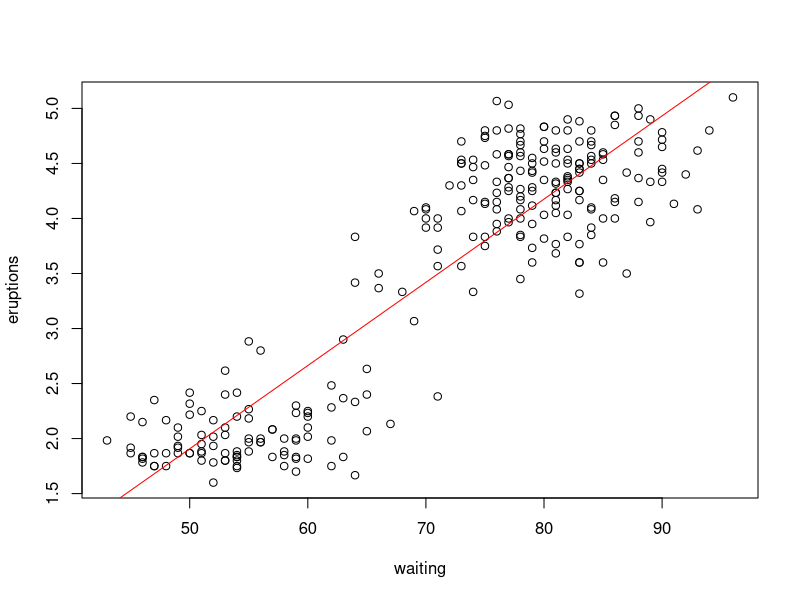
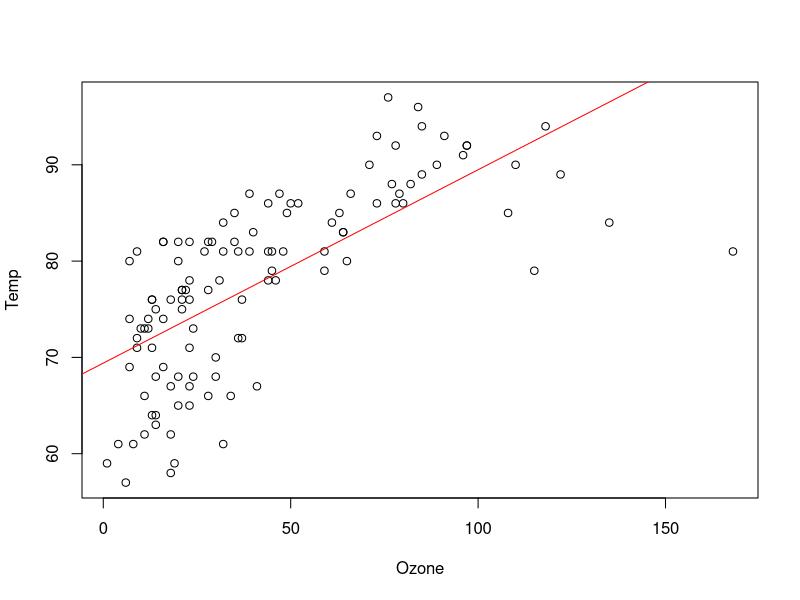
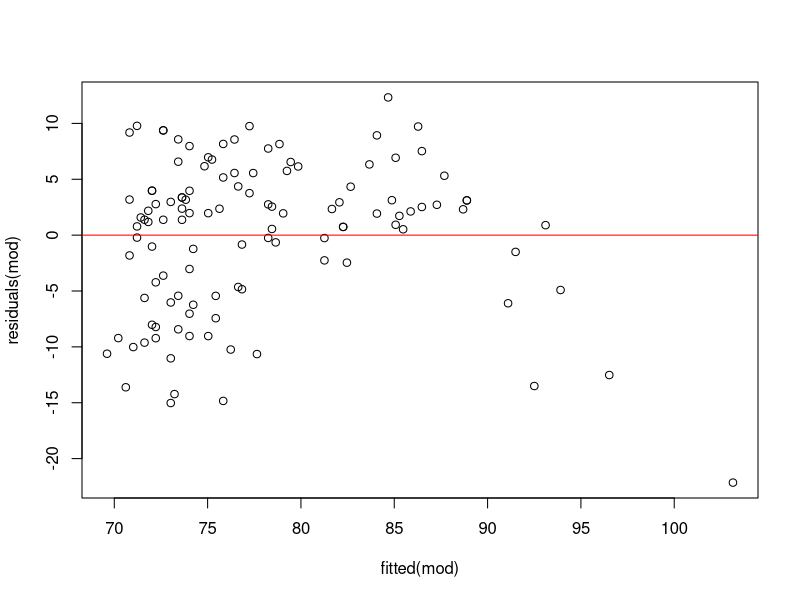
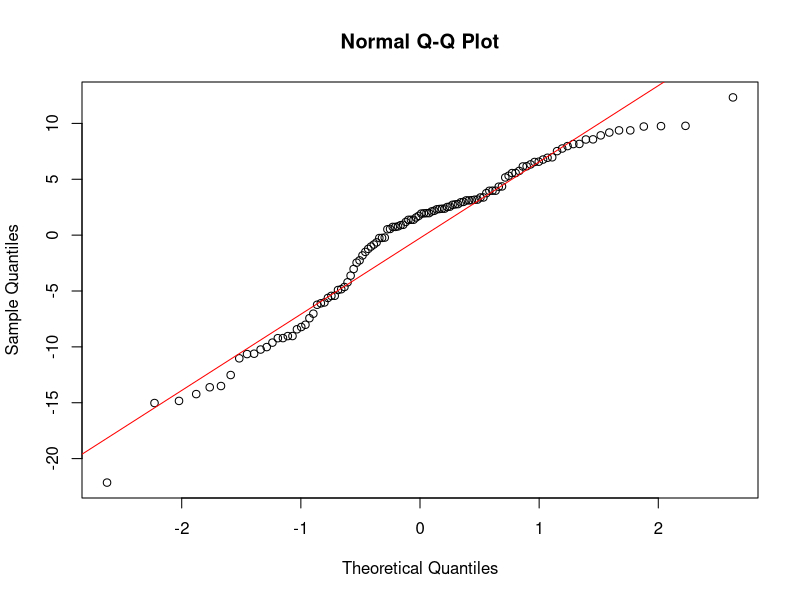

Recreate these plots in R, in order.
# Exercise1
data("faithful")
head(faithful)
cor(faithful[, c("eruptions", "waiting")], use="na.or.complete")
# The correlation coefficient between the waiting time between eruptions and the duration of the eruption for the Old Faithful geyser in Yellowstone National Park is 0.9008112 

plot(eruptions~waiting,data=faithful)
abline(lm(eruptions~waiting,data=faithful),col="red")

# Exercise2.1
data("airquality")
head(airquality)

aa = airquality[which(is.na(airquality$Ozone)==FALSE),]
mod = lm(Temp~Ozone, data=aa)
plot(Temp~Ozone,data=aa)
abline(lm(Temp~Ozone,data=aa),col="red")

# Exercise2.2
mod1 = lm(eruptions~waiting,data=faithful)
summary(mod1)
# From the summary table, since the estimate value for waiting, which is the slope, is 0.075628. 
# That means if the waiting time increase by 1 unit, the duration of the eruption will increase by 0.075628. (positively correlated)

# Lab8 
# Exercise 3
res = residuals(mod)
head(res)
RSS = sum(res^2)

str(summary(mod))
# from the summary list, the df is 2 114 2
RSE = sqrt(RSS/summary(mod)$df[2])
# RSE for the model with ozone as independent variable and temp as dependent variable is 6.8189

MSE = RSS/summary(mod)$df[2]
# MSE for the model with ozone as independent variable and temp as dependent variable is 46.498

# Exercise 4 

summary(mod)
# adjusted R2 = 0.4832 

SSY=deviance(lm(aa$Temp~1))
RSS_adjusted=RSS/(114)
SSY_adjusted=SSY/(115)

R2= 1-(RSS_adjusted/SSY_adjusted)
R2
# The manually calculated adjusted R2 is 0.4832, which is the same as the adjusted R2 from summary table. 

# Exercise 5

library(lmtest)
dwtest(mod, alternative=c("two.sided"))
# As the p-value is significant, there is true autocorrelaion which means the residual is not independent

plot(residuals(mod)~fitted(mod))
abline(lm(residuals(mod)~fitted(mod)), col="red")
# The residuals distance from the center zero lines varies, so the residual is heteroskedastic.

bptest(mod)
# The p-value is not significant which means we fail to reject the null hypothesis that the residual is homoscedastic.
# So the residual is heteroskedastic. 

qqnorm(residuals(mod))
qqline(residuals(mod), col="red")
# The result follows a normal distribution 
